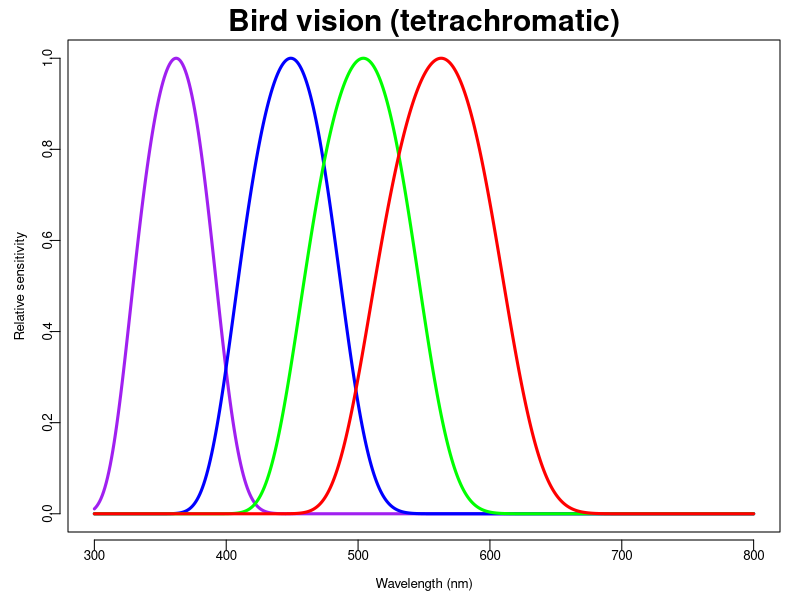
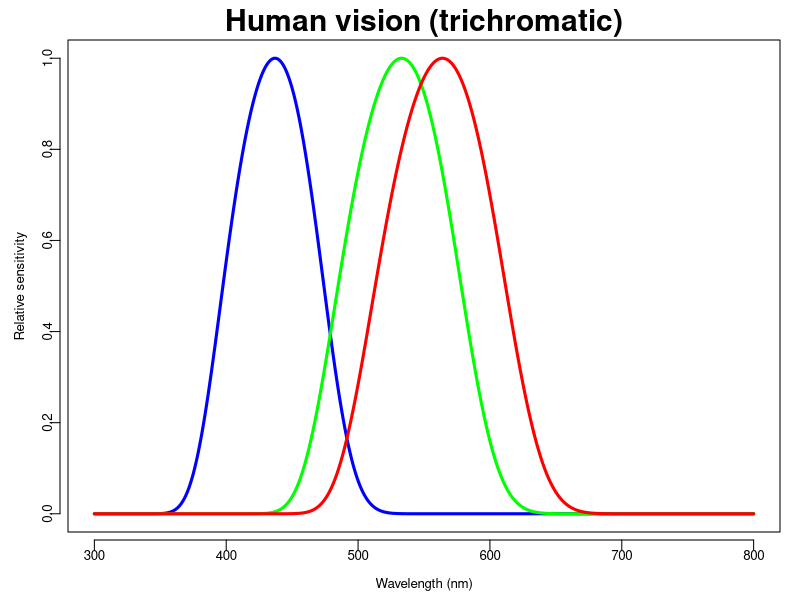
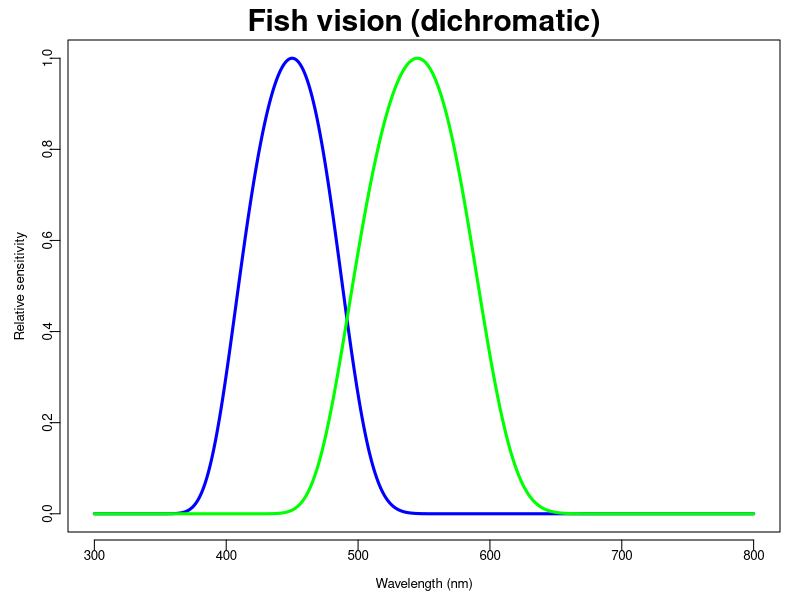

The R script that drew these images, in order:


GenVPtemplate <- function(LambdaMax) {
# Using template from Stavenga et al (1993)
# Based on Alpha band only
   spectrum <- rep(NA, 501)
  A <- 1
  a0 <- 380
  a1 <- 6.09
  a2 <- 13.90804
  
  for (i in 1:501) {
    logthing <- log10((i+299)/LambdaMax)
    
    spectrum[i] <- A*exp((-1)*a0*((logthing)^2)*(1+(a1*logthing)+(a2*logthing)^2))
  }
  return(spectrum)
}

wavelength <- c(300:800)

par(mar=c(3.4,3.4,2,1), mgp=c(2,0.6,0.4))

# bird
bird <- c(362, 449, 504, 563)
birdmat <- matrix(NA, nrow=length(bird), ncol=501)
for (i in 1:length(bird)) {
  birdmat[i,] <- GenVPtemplate(bird[i])
}
plot(wavelength, birdmat[1,], type='l',col='purple',
     xlab='Wavelength (nm)', ylab='Relative sensitivity',
     main='Bird vision (tetrachromatic)',
     cex.main=1.8, cex.lab=0.8, cex.axis=0.8, lwd=3)
points(wavelength, birdmat[2,], type='l', col='blue', lwd=3)
points(wavelength, birdmat[3,], type='l', col='green', lwd=3)
points(wavelength, birdmat[4,], type='l', col='red', lwd=3)


# human
human <- c(437, 533, 564)
humanmat <- matrix(NA, nrow=length(human), ncol=501)
for (i in 1:length(human)) {
  humanmat[i,] <- GenVPtemplate(human[i])
}
plot(wavelength, humanmat[1,], type='l',col='blue',
     xlab='Wavelength (nm)', ylab='Relative sensitivity',
     main='Human vision (trichromatic)', 
     cex.main=1.8, cex.lab=0.8, cex.axis=0.8, lwd=3)
points(wavelength, humanmat[2,], type='l', col='green', lwd=3)
points(wavelength, humanmat[3,], type='l', col='red', lwd=3)

# dichromatic fish
difish <- c(450, 545)
difishmat <- matrix(NA, nrow=length(difish), ncol=501)
for (i in 1:length(difish)) {
  difishmat[i,] <- GenVPtemplate(difish[i])
}
plot(wavelength, difishmat[1,], type='l', col='blue',
     xlab='Wavelength (nm)', ylab='Relative sensitivity',
     main='Fish vision (dichromatic)',
     cex.main=1.8, cex.lab=0.8, cex.axis=0.8, lwd=3)
points(wavelength, difishmat[2,], type='l', col='green', lwd=3)

# trichromatic fish
# trifish <- c(450, 530, 560)
# trifishmat <- matrix(NA, nrow=length(trifish), ncol=501)
# for (i in 1:length(trifish)) {
#   trifishmat[i,] <- GenVPtemplate(trifish[i])
# }
# plot(wavelength, trifishmat[1,], type='l', col='blue',
#      xlab='Wavelength (nm', ylab='Relative sensitivity',
#      main='Fish vision (trichromatic)', lwd=3)
# points(wavelength, trifishmat[2,], type='l', col='green', lwd=3)
# points(wavelength, trifishmat[3,], type='l', col='red', lwd=3)
